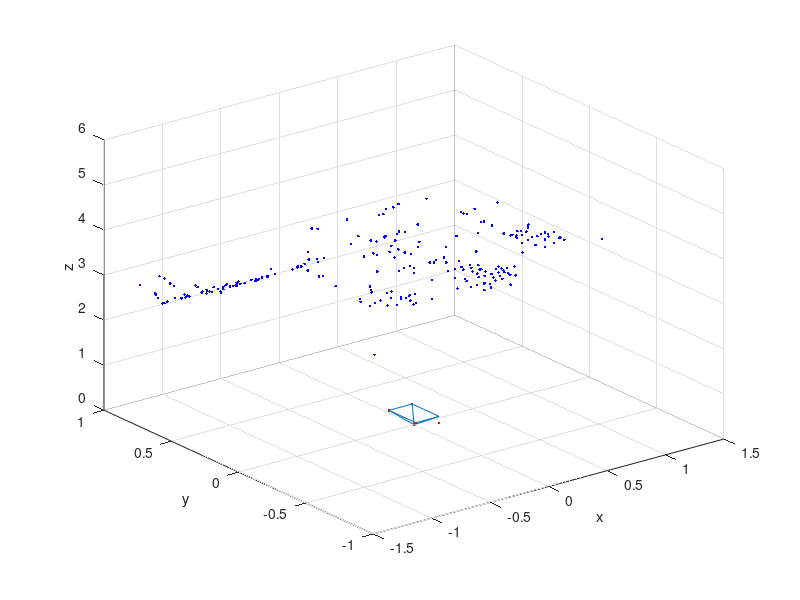

The MATLAB script that drew this image: (Note: this script raises an error after producing the figure.)
Allpoints  = importdata('points4D.txt');
x = Allpoints(:,1)./Allpoints(:,4);
y = Allpoints(:,2)./Allpoints(:,4);
z = Allpoints(:,3)./Allpoints(:,4);


figure
plot3(x,y,z,'b.');
hold on;
xlabel('x');
ylabel('y');
zlabel('z');
plot3(0,0,0, 'r.')
plot3(0.1,0.1,0.25, 'r.');
plot3(-0.1,0.1,0.25, 'r.');
plot3(-0.1,-0.1,0.25, 'r.');
plot3(0.1,-0.1,0.1, 'r.');
line([0 0.1], [0 0.1], [0 0.25]);
line([0 -0.1], [0 0.1], [0 0.25]);
line([0 -0.1], [0 -0.1], [0 0.25]);
line([0 0.1], [0 -0.1], [0 0.25]);
line([0.1 -0.1], [0.1 0.1], [0.25 0.25]);
line([-0.1 -0.1], [0.1 -0.1], [0.25 0.25]);
line([-0.1 0.1], [-0.1 -0.1], [0.25 0.25]);
line([0.1 0.1], [-0.1 0.1], [0.25 0.25]);
grid on;

Xee = Xe';
x1 = Xee(:,1)./Xee(:,4);
y1 = Xee(:,2)./Xee(:,4);
z1 = Xee(:,3)./Xee(:,4);
figure
plot3(x1,y1,z1,'g.');
hold on;
xlabel('x');
ylabel('y');
zlabel('z');
plot3(0,0,0, 'r.')
plot3(0.1,0.1,0.25, 'r.');
plot3(-0.1,0.1,0.25, 'r.');
plot3(-0.1,-0.1,0.25, 'r.');
plot3(0.1,-0.1,0.1, 'r.');
line([0 0.1], [0 0.1], [0 0.25]);
line([0 -0.1], [0 0.1], [0 0.25]);
line([0 -0.1], [0 -0.1], [0 0.25]);
line([0 0.1], [0 -0.1], [0 0.25]);
line([0.1 -0.1], [0.1 0.1], [0.25 0.25]);
line([-0.1 -0.1], [0.1 -0.1], [0.25 0.25]);
line([-0.1 0.1], [-0.1 -0.1], [0.25 0.25]);
line([0.1 0.1], [-0.1 0.1], [0.25 0.25]);
grid on

